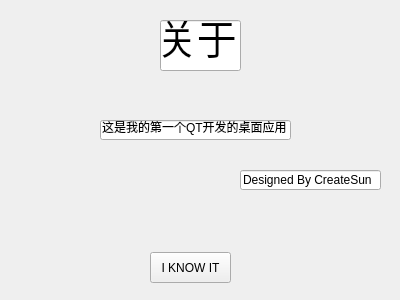
<?xml version="1.0" encoding="UTF-8"?>
<ui version="4.0">
 <class>Form</class>
 <widget class="QWidget" name="Form">
  <property name="geometry">
   <rect>
    <x>0</x>
    <y>0</y>
    <width>400</width>
    <height>300</height>
   </rect>
  </property>
  <property name="windowTitle">
   <string>你看这世界多美丽</string>
  </property>
  <widget class="QLineEdit" name="lineEdit_2">
   <property name="geometry">
    <rect>
     <x>100</x>
     <y>120</y>
     <width>191</width>
     <height>20</height>
    </rect>
   </property>
   <property name="text">
    <string>这是我的第一个QT开发的桌面应用</string>
   </property>
  </widget>
  <widget class="QLineEdit" name="lineEdit">
   <property name="geometry">
    <rect>
     <x>160</x>
     <y>20</y>
     <width>81</width>
     <height>51</height>
    </rect>
   </property>
   <property name="autoFillBackground">
    <bool>false</bool>
   </property>
   <property name="styleSheet">
    <string notr="true">font-size: 40px</string>
   </property>
   <property name="text">
    <string>关于</string>
   </property>
  </widget>
  <widget class="QLineEdit" name="lineEdit_3">
   <property name="geometry">
    <rect>
     <x>240</x>
     <y>170</y>
     <width>141</width>
     <height>20</height>
    </rect>
   </property>
   <property name="text">
    <string>Designed By CreateSun</string>
   </property>
  </widget>
  <widget class="QPushButton" name="pushButton">
   <property name="geometry">
    <rect>
     <x>150</x>
     <y>252</y>
     <width>81</width>
     <height>31</height>
    </rect>
   </property>
   <property name="text">
    <string>I KNOW IT</string>
   </property>
  </widget>
 </widget>
 <resources/>
 <connections/>
</ui>
